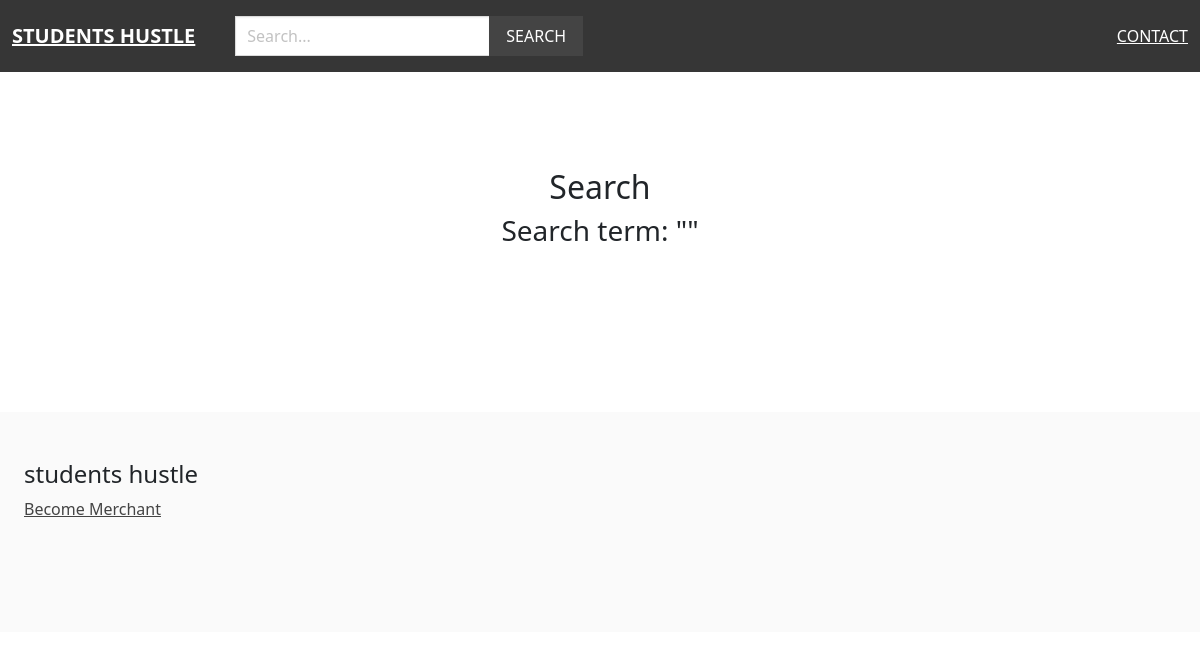
The page /search/ on the database as committed earlier.
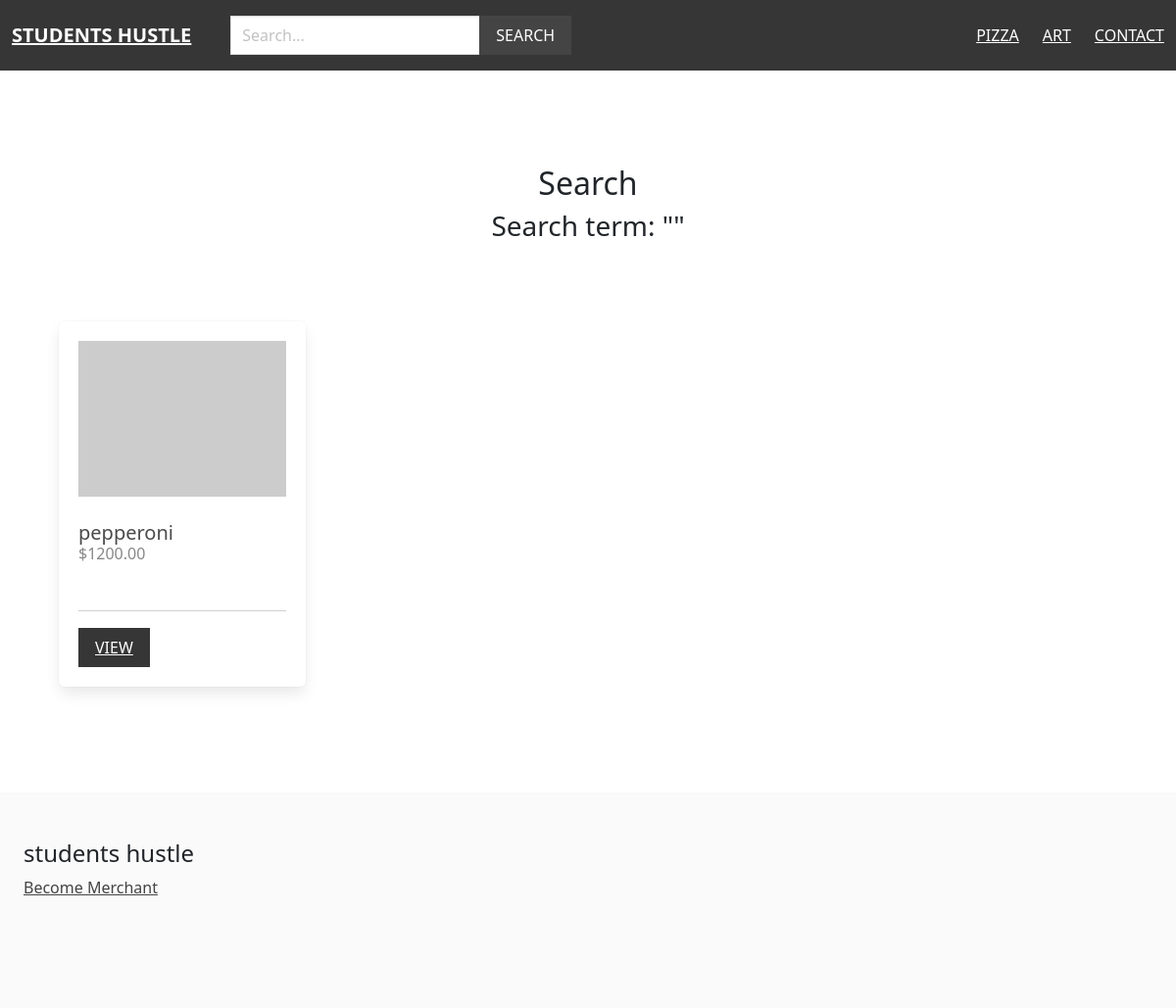
The same page on the database as committed later.
### apps/product/models.py (models this page shows, shortened)
class Category(models.Model):
    title = models.CharField(max_length=255)
    slug = models.SlugField(max_length=255)
    ordering = models.IntegerField(default=0)
    class Meta:
        ordering = ['ordering']

class Product(models.Model):
    category = models.ForeignKey(Category, related_name='products', on_delete=models.CASCADE)
    merchant = models.ForeignKey(Merchant, related_name='products', on_delete=models.CASCADE)
    title = models.CharField(max_length=255)
    slug = models.SlugField(max_length=255)
    description = models.TextField(blank=True, null=True)
    price = models.DecimalField(max_digits=6, decimal_places=2)
    date_added = models.DateTimeField(auto_now_add=True)
    image = models.ImageField(upload_to='uploads/', blank=True, null=True)
    thumbnail = models.ImageField(upload_to='uploads/', blank=True, null=True)
    class Meta:
        ordering = ['-date_added']
    def get_thumbnail(self):
        if self.thumbnail:
            return self.thumbnail.url
        else:
            if self.image:
                self.thumbnail = self.make_thumbnail(self.image)
                self.save()
                return self.thumbnail.url
            else:
                return 'https://via.placeholder.com/240x180.jpg'

### apps/product/views.py (the view)
# urls.py: path('search/', views.search, name='search'),
def search(request):
    query = request.GET.get('query', '')
    products = Product.objects.filter(Q(title__icontains=query) | Q(description__icontains=query))
    return render(request, 'product/search.html', {'products': products, 'query': query})

### apps/product/context_processors.py (called while the page is built)
def menu_categories(request):
    categories = Category.objects.all()
    return {'menu_categories': categories}

### apps/product/templates/product/search.html (shortened to what this page needs)
{% extends 'core/base.html' %}
{% block content %}
<div class="columns is-multiline mb-6">
    <div class="column is-12 has-text-centered mt-6 mb-6">
        <h2 class="is-size-3">Search</h2>
        <h3> Search term: "{{query}}"</h3>
    </div>
    {% for product in products %}
        {% include 'product/parts/list_item.html' %}
    {% endfor %}
</div>
{% endblock %}

### apps/core/templates/core/base.html (shortened to what this page needs)
{%load static%}
<!DOCTYPE html>
<html lang="en">
<head>
    <link rel="stylesheet" href="https://cdn.jsdelivr.net/npm/bulma@0.9.1/css/bulma.min.css">
    <link rel="stylesheet" href="https://cdn.jsdelivr.net/npm/bootstrap@5.3.3/dist/css/bootstrap.min.css">
    <link rel="stylesheet" href="{%static 'styles/main.css'%}">
    <link rel="stylesheet" href="{%static 'scripts/main.js'%}">
</head>
<body>
    <nav class="navbar is-dark">
        <div class="navbar-brand">
            <a href="/" class="navbar-item"><strong>Students hustle</strong></a>
        </div>
        <div class="navbar-menu" id="main-navbar">
            <div class="navbar-start">
                <div class="navbar-item">
                    <form method="get" action="{% url 'search' %}">
                        <div class="field has-addons">
                            <div class="control">
                                <input type="text" class="input" placeholder="Search..." name="query">
                            </div>
                            <div class="control">
                                <button class="button is-dark is-uppercase">Search</button>
                            </div>
                        </div>
                    </form>
                </div>
            </div>
            <div class="navbar-end">
                {%for category in menu_categories%}
                        <a href="{% url 'category' category.slug %}" class="navbar-item">{{ category.title }}</a>
                {% endfor %}
                <a href="{%url 'contact'%}" class="navbar-item">Contact</a>
            </div>
        </div>
    </nav>
    <section class="section">
        <div class="container">
            {% block content %}
            {% endblock %}
        </div>
    </section>
    <footer class="footer">
        <h3 class="is-size-4 mb4">students hustle</h3>
    {% if request.user.is_authenticated %}
        <a href="{% url 'merchant_admin' %}">Merchant admin</a>
    {% else %}
        <a href="{% url 'become_merchant' %}">Become Merchant</a>
    {% endif %}
    </footer>
</body>
</html>

### apps/product/templates/product/parts/list_item.html
<div class="column is-3 product-list-item">
    <div class="box">
        <figure class="image is-4by3 mb-4">
            <img src="{{ product.get_thumbnail }}">
        </figure>
        <h2 class="subtitle">{{ product.title }}</h2>
        <h3 class="price is-size-6 mb-5">${{ product.price }}</h3>
        <hr>
        <a href="{% url 'product' product.category.slug product.slug %}" class="button is-dark is-uppercase">View</a>
    </div>
</div>

Rows that differ between the two databases and show on the page:
added Category: title "PIZZA"
added Category: title "ART"
added Product: title "pepperoni", price "1200.00"
